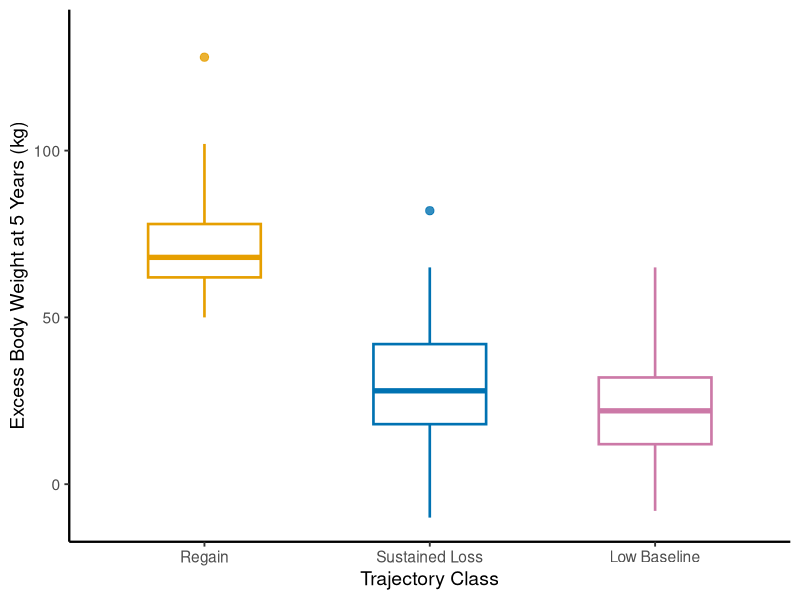

Generate this figure with R:
library(ggplot2)
library(dplyr)
library(svglite)

df = read.csv("data.csv")
box_df = df %>% group_by(class) %>% slice(1) %>% ungroup() %>% mutate(class = factor(class))
outlier_df = df %>% filter(!is.na(outlier)) %>% mutate(class = factor(class))

class_colors = c("1" = "#E69F00", "2" = "#0072B2", "3" = "#CC79A7")

p = ggplot(box_df, aes(x = class, color = class)) +
  geom_boxplot(
    aes(ymin = ymin, lower = lower, middle = middle, upper = upper, ymax = ymax),
    stat = "identity", fill = "white", linewidth = 0.9, width = 0.5
  ) +
  geom_point(data = outlier_df, aes(x = class, y = outlier, color = class),
             size = 2.5, alpha = 0.8) +
  scale_color_manual(values = class_colors) +
  scale_x_discrete(labels = c("1" = "Regain", "2" = "Sustained Loss", "3" = "Low Baseline")) +
  scale_y_continuous(breaks = c(0, 50, 100), limits = c(NA, 135)) +
  labs(x = "Trajectory Class", y = "Excess Body Weight at 5 Years (kg)") +
  theme_classic(base_size = 14) +
  theme(legend.position = "none", axis.line = element_line(linewidth = 0.8))

ggsave("figs1c.svg", p, width = 5, height = 4)
